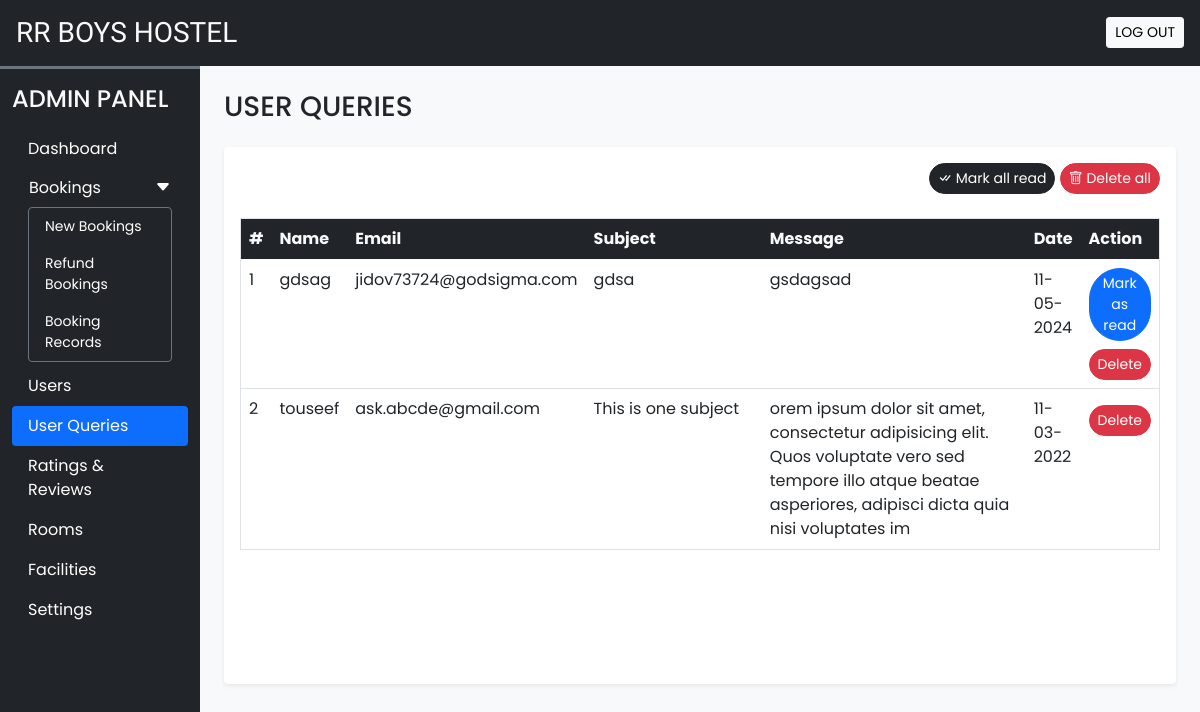
Page /admin/user_queries.php (signed in) on the committed database.
### tables this page shows
CREATE TABLE `user_queries` (
  `sr_no` int(11) NOT NULL,
  `name` varchar(50) NOT NULL,
  `email` varchar(150) NOT NULL,
  `subject` varchar(200) NOT NULL,
  `message` varchar(500) NOT NULL,
  `datentime` datetime NOT NULL DEFAULT current_timestamp(),
  `seen` tinyint(4) NOT NULL DEFAULT 0
);

### admin/user_queries.php (the view, shortened to what this page needs)
<!DOCTYPE html>
<html lang="en">
<head>
  <?php require('inc/links.php'); ?>
</head>
<body class="bg-light">
  <?php require('inc/header.php'); ?>
  <div class="container-fluid" id="main-content">
    <div class="row">
      <div class="col-lg-10 ms-auto p-4 overflow-hidden">
        <h3 class="mb-4">USER QUERIES</h3>
        <div class="card border-0 shadow-sm mb-4">
          <div class="card-body">
            <div class="text-end mb-4">
              <a href="?seen=all" class="btn btn-dark rounded-pill shadow-none btn-sm">
                <i class="bi bi-check-all"></i> Mark all read
              </a>
              <a href="?del=all" class="btn btn-danger rounded-pill shadow-none btn-sm">
                <i class="bi bi-trash"></i> Delete all
              </a>
            </div>
            <div class="table-responsive-md" style="height: 450px; overflow-y: scroll;">
              <table class="table table-hover border">
                <thead class="sticky-top">
                  <tr class="bg-dark text-light">
                    <th scope="col">#</th>
                    <th scope="col">Name</th>
                    <th scope="col">Email</th>
                    <th scope="col" width="20%">Subject</th>
                    <th scope="col" width="30%">Message</th>
                    <th scope="col">Date</th>
                    <th scope="col">Action</th>
                  </tr>
                </thead>
                <tbody>
                  <?php
                    $q = "SELECT * FROM `user_queries` ORDER BY `sr_no` DESC";
                    $data = mysqli_query($con,$q);
                    $i=1;
                    while($row = mysqli_fetch_assoc($data))
                    {
                      $date = date('d-m-Y',strtotime($row['datentime']));
                      $seen='';
                      if($row['seen']!=1){
                        $seen = "<a href='?seen=$row[sr_no]' class='btn btn-sm rounded-pill btn-primary'>Mark as read</a> <br>";
                      }
                      $seen.="<a href='?del=$row[sr_no]' class='btn btn-sm rounded-pill btn-danger mt-2'>Delete</a>";
                      echo<<<query
                        <tr>
                          <td>$i</td>
                          <td>$row[name]</td>
                          <td>$row[email]</td>
                          <td>$row[subject]</td>
                          <td>$row[message]</td>
                          <td>$date</td>
                          <td>$seen</td>
                        </tr>
                      query;
                      $i++;
                    }
                  ?>
                </tbody>
              </table>
            </div>
          </div>
        </div>
      </div>
    </div>
  </div>
</body>
</html>

### admin/inc/links.php (shortened to what this page needs)
<link rel="stylesheet" href="https://cdn.jsdelivr.net/npm/bootstrap-icons@1.9.1/font/bootstrap-icons.css">
<link href="https://cdn.jsdelivr.net/npm/bootstrap@5.0.2/dist/css/bootstrap.min.css" rel="stylesheet">
<link rel="stylesheet" href="css/common.css">

### admin/inc/header.php (shortened to what this page needs)
<div class="container-fluid bg-dark text-light p-3 d-flex align-items-center justify-content-between sticky-top">
  <h3 class="mb-0 h-font">RR BOYS HOSTEL</h3>
  <a href="logout.php" class="btn btn-light btn-sm">LOG OUT</a>
</div>
<div class="col-lg-2 bg-dark border-top border-3 border-secondary" id="dashboard-menu">
  <nav class="navbar navbar-expand-lg navbar-dark">
    <div class="container-fluid flex-lg-column align-items-stretch">
      <h4 class="mt-2 text-light">ADMIN PANEL</h4>
      <div class="collapse navbar-collapse flex-column align-items-stretch mt-2" id="adminDropdown">
        <ul class="nav nav-pills flex-column">
          <li class="nav-item">
            <a class="nav-link text-white" href="dashboard.php">Dashboard</a>
          </li>
          <li class="nav-item">
            <button class="btn text-white px-3 w-100 shadow-none text-start d-flex align-items-center justify-content-between" type="button" data-bs-toggle="collapse" data-bs-target="#bookingLinks">
              <span>Bookings</span>
              <span><i class="bi bi-caret-down-fill"></i></span>
            </button>
            <div class="collapse show px-3 small mb-1" id="bookingLinks">
              <ul class="nav nav-pills flex-column rounded border border-secondary">
                <li class="nav-item">
                  <a class="nav-link text-white" href="new_bookings.php">New Bookings</a>
                </li>
                <li class="nav-item">
                  <a class="nav-link text-white" href="refund_bookings.php">Refund Bookings</a>
                </li>
                <li class="nav-item">
                  <a class="nav-link text-white" href="booking_records.php">Booking Records</a>
                </li>
              </ul>
            </div>
          </li>
          <li class="nav-item">
            <a class="nav-link text-white" href="users.php">Users</a>
          </li>
          <li class="nav-item">
            <a class="nav-link text-white" href="user_queries.php">User Queries</a>
          </li>
          <li class="nav-item">
            <a class="nav-link text-white" href="rate_review.php">Ratings & Reviews</a>
          </li>
          <li class="nav-item">
            <a class="nav-link text-white" href="rooms.php">Rooms</a>
          </li>
          <li class="nav-item">
            <a class="nav-link text-white" href="features_facilities.php">Facilities</a>
          </li>
          <li class="nav-item">
            <a class="nav-link text-white" href="settings.php">Settings</a>
          </li>
        </ul>
      </div>
    </div>
  </nav>
</div>

### admin/css/common.css (style rules this page uses)
:root { --teal: #2ec1ac; --teal_hover: #279e8c; }
* { font-family: 'Poppins', sans-serif; }
.h-font { font-family: 'Merienda', cursive; }
#dashboard-menu { position: fixed; height: 100%; z-index: 11; }

### rows in the picture
user_queries: name "gdsag", email "jidov73724@godsigma.com", subject "gdsa", message "gsdagsad", datentime "11-05-2024"
user_queries: name "touseef", email "ask.abcde@gmail.com", subject "This is one subject", message "orem ipsum dolor sit amet, consectetur adipisicing elit. Quos voluptate vero sed tempore illo atque beatae asperiores, adipisci dicta quia nisi voluptates im", datentime "11-03-2022"
